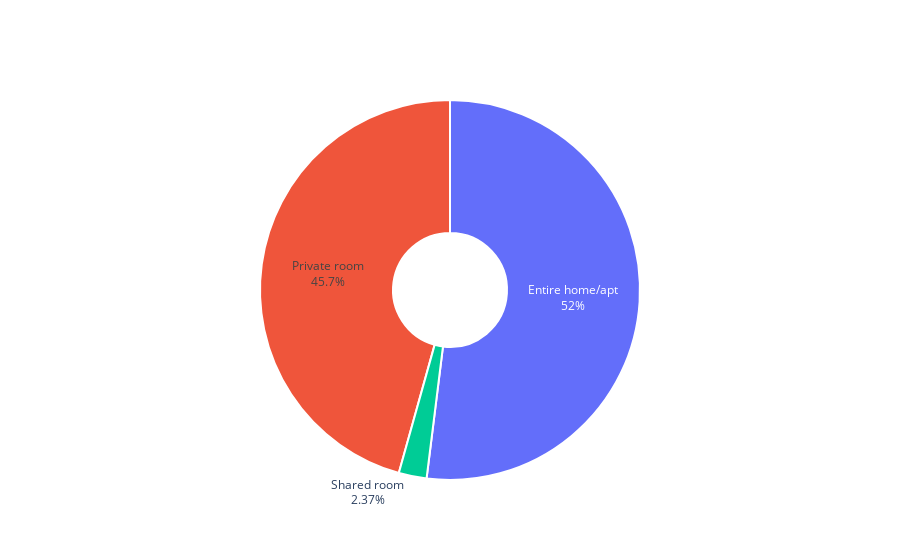

Notebook code cell kept with this figure:
### Markdown cell above
### 3.4. Property Categories

### Code cell
# Extracting unique values from the variable
categories = pd.unique(df['room_type'])
print('The property categories registered in New York City are: ', categories)

# The property categories registered in New York City are: ['Private room' 'Entire home/apt' 'Shared room']

# Calculating the percentage of properties by category
percentage_housing = round(df['room_type'].value_counts(normalize=True) * 100, 2)
percentage_housing

# Creating the donut chart
fig = go.Figure(data=[go.Pie(labels=percentage_housing.index, values=percentage_housing, hole=.3)])

# Updating the chart's appearance
fig.update_traces(textinfo='percent+label', marker=dict(colors=['#636EFA','#EF553B','#00CC96','#AB63FA','#FFA15A'], line=dict(color='#FFFFFF', width=2)))

# Updating the layout
fig.update_layout(showlegend=False)

# Displaying the chart
fig.show()

### Figure 1 — Plotly figure (JSON) as saved in the notebook; plotly's stock layout.template omitted (floating-point values rounded to 4 significant figures)
{"data": [{"hole": 0.3, "labels": ["Entire home/apt", "Private room", "Shared room"], "marker": {"colors": ["#636EFA", "#EF553B", "#00CC96", "#AB63FA", "#FFA15A"], "line": {"color": "#FFFFFF", "width": 2}}, "textinfo": "percent+label", "type": "pie", "values": [51.97, 45.66, 2.37]}], "layout": {"showlegend": false}}
